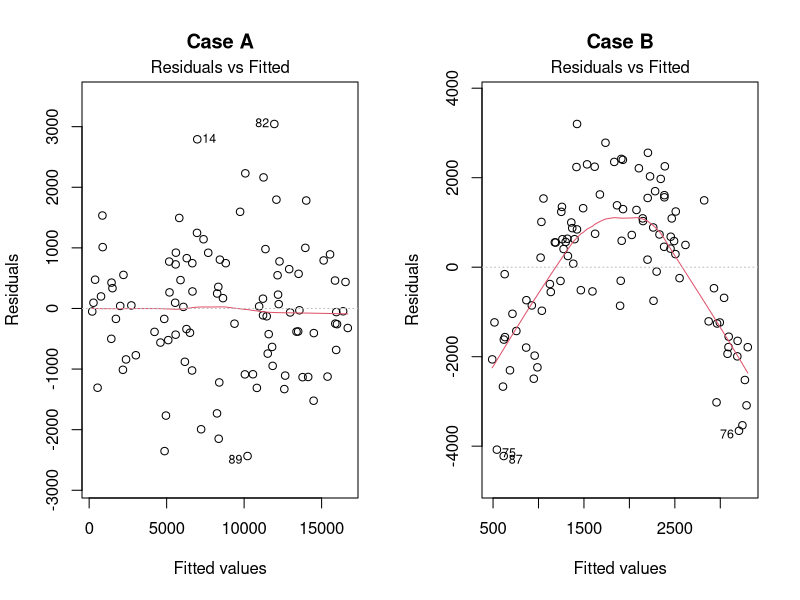

The R source for this figure:
parold <- par()
par(mfrow= c(1,2))

x <- runif(100, 0,100)
y <- 3 + 170*x + rnorm(100,0,1000)
fit <- lm(y~x)
plot(fit, which=1, main="Case A")

y <- 3 + 170*x - 2*x^2 + rnorm(100,0,1000)
fit <- lm(y~x)
plot(fit, which=1, main="Case B")

par <- parold
